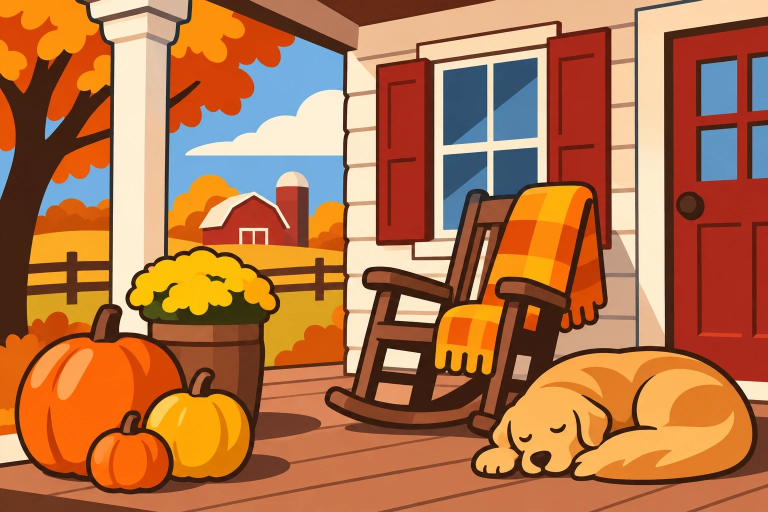
#> input picture research/segment/src/autumn-porch.jpg, 1536 x 1024 px (shown at 1/2 size)
$ python ink_segment.py src/autumn-porch.jpg src/christmas-market.jpg 5 5 3
#> lines starting #> are read from the running program, lines starting #| are printed output that depends on the picture; after the words box and inside, x2 and y2 are one past the last pixel; in counts of white or black regions, pixels touching at a corner belong together
"""Ink-outline color-by-number: regions are the areas enclosed by the drawing's own ink lines.
The blank page shows the real ink; tapping a region reveals the original shaded pixels inside it."""
import sys, json, time, numpy as np, cv2
src, out = sys.argv[1], sys.argv[2]
INK = int(sys.argv[3]) if len(sys.argv) > 3 else 70      # luminance below this = ink
MIN = int(sys.argv[4]) if len(sys.argv) > 4 else 600      # regions smaller than this merge into a neighbour
N = int(sys.argv[5]) if len(sys.argv) > 5 else 24
t0 = time.time()
img = cv2.imread(src); h, w = img.shape[:2]
#> further down, img is the input picture: shape (1024, 1536, 3); mean B, G, R 73.5, 115.6, 178.7
#> after `h, w = img.shape[:2]`: h = 1024; w = 1536
lab = cv2.cvtColor(img, cv2.COLOR_BGR2LAB)
#> lab: shape (1024, 1536, 3); mean of channels 0, 1, 2 140.4, 150.6, 160.8
L = lab[:, :, 0]
# ink mask: pixels that are dark relative to their surroundings (black-hat) AND thin (line-like)
bh = cv2.morphologyEx(L, cv2.MORPH_BLACKHAT, cv2.getStructuringElement(cv2.MORPH_ELLIPSE, (17, 17)))
cand = ((bh > 28) | (L < INK)).astype(np.uint8)
#> cand: shape (1024, 1536); values 0 (black) and 1 (white), 11.3% white; 254 white regions (130 under 20 px), largest, box (x1, y1, x2, y2) and area: (714, 0, 1407, 735) 52081, (363, 105, 1536, 1024) 45428, (0, 209, 627, 991) 30094
dt = cv2.distanceTransform(cand, cv2.DIST_L2, 5)
thin = (dt <= 5.5).astype(np.uint8)            # strokes up to ~11 px wide count as ink
#> thin: shape (1024, 1536); values 0 (black) and 1 (white), 99.6% white; 205 black regions (169 under 20 px), largest, box (x1, y1, x2, y2) and area: (1212, 61, 1218, 494) 597, (1132, 401, 1182, 594) 538, (542, 537, 618, 548) 411
# keep whole thin strokes: reconstruct candidate components that are mostly thin
nc, cl = cv2.connectedComponents(cand, connectivity=8)
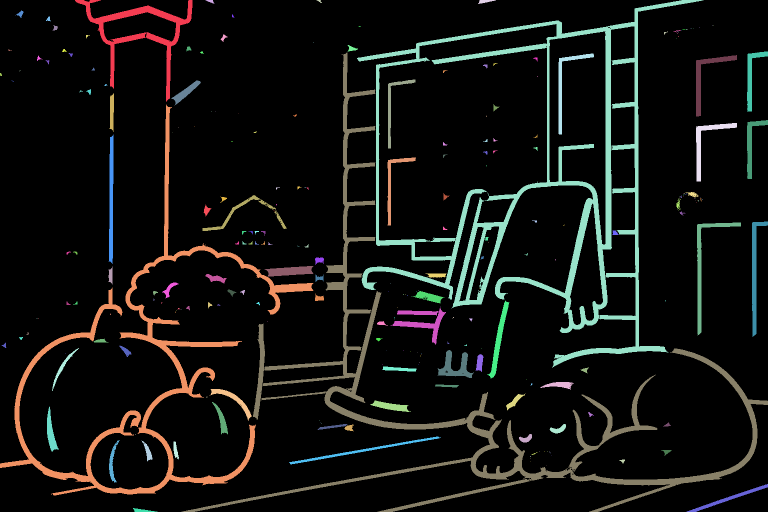
#> cl: shape (1024, 1536) int32 (shown at 1/2 size); 255 distinct labels, from 0 to 254; one colour per label, 0 black
#> nc = 255
frac = np.bincount(cl.ravel(), weights=thin.ravel(), minlength=nc) / np.maximum(np.bincount(cl.ravel(), minlength=nc), 1)
#> frac = 255 values, max 1 at index 0, min 0.707 at index 140, mean 0.995
keep = frac > 0.6; keep[0] = False
ink = keep[cl].astype(np.uint8)
ink = cv2.morphologyEx(ink, cv2.MORPH_CLOSE, np.ones((3, 3), np.uint8))
#> ink: shape (1024, 1536); values 0 (black) and 1 (white), 11.4% white; 212 white regions (93 under 20 px), largest, box (x1, y1, x2, y2) and area: (363, 0, 1536, 1024) 98626, (0, 209, 627, 991) 31739, (150, 0, 385, 204) 7125
# regions = connected components of non-ink
n, labels = cv2.connectedComponents((1 - ink).astype(np.uint8), connectivity=4)
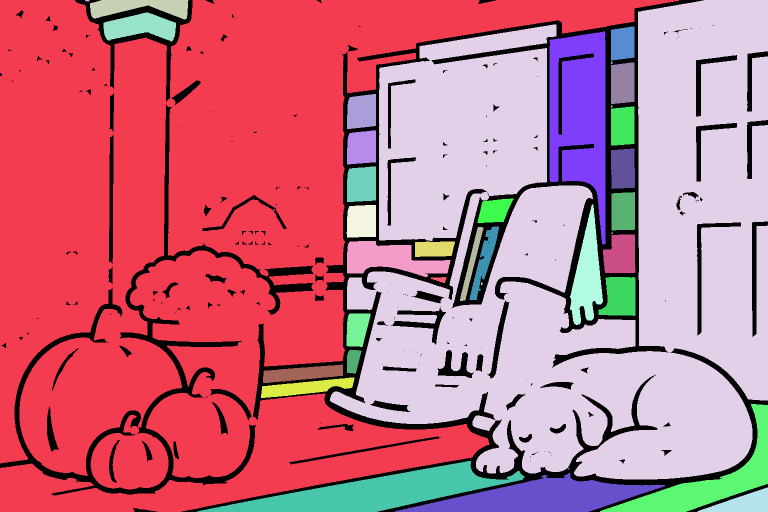
#> labels: shape (1024, 1536) int32 (shown at 1/2 size); 39 distinct labels, from 0 to 38; one colour per label, 0 black
#> n = 39
labels = labels.astype(np.int32)
areas = np.bincount(labels.ravel(), minlength=n)
#> areas = 39 values, max 684428 at index 1, min 9 at index 20, mean 40329.8
# merge small regions into the neighbour they share the longest border with (through the ink)
small = [r for r in range(1, n) if 0 < areas[r] < MIN]
#> small = []
for r in small:
    m = (labels == r).astype(np.uint8)
    ring = cv2.dilate(m, np.ones((7, 7), np.uint8)) - m
    nb = labels[ring > 0]; nb = nb[(nb != r) & (nb > 0)]
    if nb.size: labels[m > 0] = np.bincount(nb).argmax()
#> this loop made 0 passes
# split big un-inked regions by colour (sky/hills/clouds with no ink between them)
MAXF = 0.04
sm = cv2.pyrMeanShiftFiltering(cv2.bilateralFilter(img, 9, 50, 9), 10, 20)
for _ in range(2):
    R0 = labels.max(); areas = np.bincount(labels.ravel(), minlength=R0 + 1)
    big = [r for r in range(1, R0 + 1) if areas[r] > MAXF * h * w]
    if not big: break
    for r in big:
        m = labels == r; ys, xs = np.where(m); y0, y1, x0, x1 = ys.min(), ys.max() + 1, xs.min(), xs.max() + 1
        gs = cv2.ximgproc.segmentation.createGraphSegmentation(sigma=0.8, k=1200, min_size=int(MIN * 4))
        sub = gs.processImage(sm[y0:y1, x0:x1]).astype(np.int32) + 1
        subm = m[y0:y1, x0:x1]
        # smooth sub-boundaries (majority vote) so they are not squiggly
        best = np.zeros(sub.shape, np.float32); out_s = sub.copy()
        for v in np.unique(sub[subm]):
            b = cv2.GaussianBlur((sub == v).astype(np.float32), (0, 0), 6); win = b > best; best[win] = b[win]; out_s[win] = v
        labels[y0:y1, x0:x1][subm] = R0 + out_s[subm]
    _, labels = np.unique(labels, return_inverse=True); labels = labels.reshape(h, w).astype(np.int32)
    # keep ink at 0
    labels[ink > 0] = 0
    # tiny leftovers merge
    R0 = labels.max(); areas = np.bincount(labels.ravel(), minlength=R0 + 1)
    for r in [r for r in range(1, R0 + 1) if 0 < areas[r] < MIN]:
        m = (labels == r).astype(np.uint8); ring = cv2.dilate(m, np.ones((7, 7), np.uint8)) - m; nb = labels[ring > 0]; nb = nb[(nb != r) & (nb > 0)]
        if nb.size: labels[m > 0] = np.bincount(nb).argmax()
#> this loop made 2 passes
#> big on passes 1 to 2: [1, 4], [43, 47]
#> pass 1, `labels = labels.reshape(h, w).astype(np.int32)`:
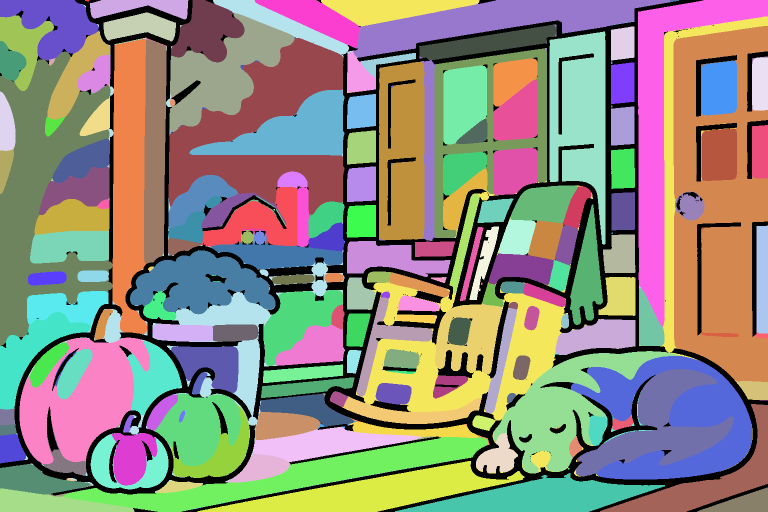
#> labels: shape (1024, 1536) int32 (shown at 1/2 size); 222 distinct labels, from 0 to 221; one colour per label, 0 black
#> after the loop: labels: shape (1024, 1536) int32; 227 distinct labels, from 0 to 237
#> after the loop: m: shape (1024, 1536); values 0 (black) and 1 (white), 0% white in thin lines or dots, all inside (x1, y1, x2, y2) = (982, 945, 988, 947)
#> after the loop:
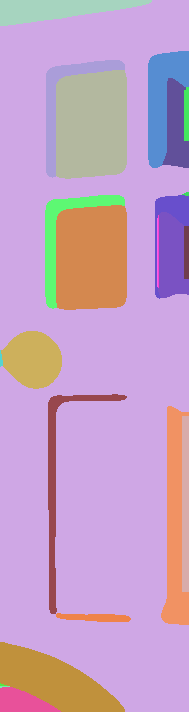
#> out_s: shape (712, 189) int32; 25 distinct labels, from 2 to 79; one colour per label, 0 black
# relabel densely
_, labels = np.unique(labels, return_inverse=True); labels = labels.reshape(h, w).astype(np.int32)
#> after `labels = labels.reshape(h, w).astype(np.int32)`:
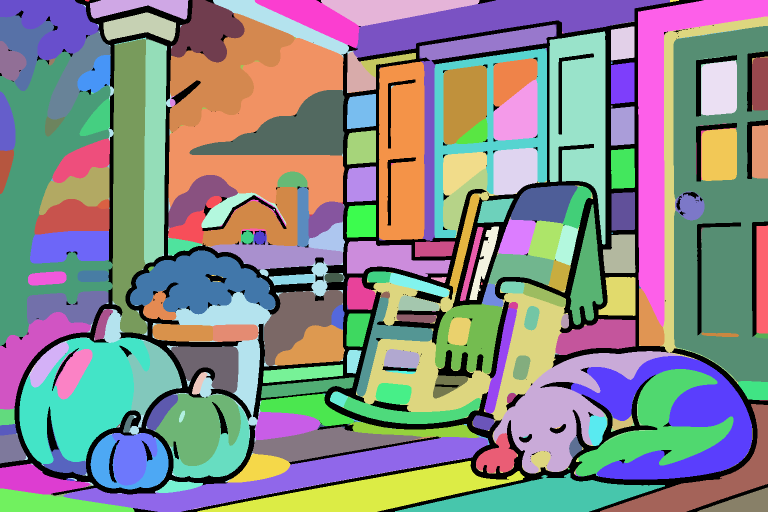
#> labels: shape (1024, 1536) int32 (shown at 1/2 size); 227 distinct labels, from 0 to 226; one colour per label, 0 black
# ink pixels get label 0; assign them to nearest region for hit-testing/reveal
R = labels.max()
#> R = 226
# palette: dominant colour per region (median Lab of non-ink pixels), k-means to N
flat = labels.ravel(); labf = lab.reshape(-1, 3).astype(np.float32)
cnt = np.bincount(flat, minlength=R + 1).astype(np.float64)
#> cnt = 227 values, max 179286 at index 0, min 5 at index 222, mean 6928.9
means = np.stack([np.bincount(flat, weights=labf[:, c], minlength=R + 1) for c in range(3)], 1) / np.maximum(cnt, 1)[:, None]
#> means = 227 rows, first 8: [64.48, 145.7, 148.9], [109.3, 143, 146.3], [222.1, 131.6, 143.6], [221, 132.5, 145.7], [209, 138.9, 155], [96.72, 179.1, 167.9], [122.9, 146.5, 151.3], [219.2, 136.8, 154.7]
crit = (cv2.TERM_CRITERIA_EPS + cv2.TERM_CRITERIA_MAX_ITER, 50, 0.5)
_, assign, centers = cv2.kmeans(means[1:].astype(np.float32), N, None, crit, 5, cv2.KMEANS_PP_CENTERS)
#> assign = 226 values, max 2 at index 15, min 0 at index 0, mean 1.12; centers = [[93.4, 150.6, 149], [208.9, 133, 146.3], [156.4, 162.7, 184.4]]
rc = np.concatenate([[0], assign.ravel()])
#> rc = 227 values, max 2 at index 16, min 0 at index 0, mean 1.11
pal_bgr = cv2.cvtColor(centers.reshape(1, -1, 3).astype(np.uint8), cv2.COLOR_LAB2BGR)[0]
#> pal_bgr = [[53, 71, 127], [169, 199, 223], [45, 121, 222]]
# page: white with the real ink lines, numbers in each region
page = np.full((h, w, 3), 255, np.uint8)
#> page: shape (1024, 1536, 3); every value is 255
bnd = np.zeros((h, w), np.uint8); bnd[:, :-1] |= ((labels[:, :-1] != labels[:, 1:]) & (labels[:, :-1] > 0) & (labels[:, 1:] > 0)); bnd[:-1, :] |= ((labels[:-1, :] != labels[1:, :]) & (labels[:-1, :] > 0) & (labels[1:, :] > 0))
#> after `bnd[:, :-1] |= (labels[:, :-1] != labels[:, 1:]) & (labels[:, :-1] > 0`: bnd: shape (1024, 1536); values 0 (black) and 1 (white), 0.95% white in thin lines or dots
#> after `bnd[:-1, :] |= (labels[:-1, :] != labels[1:, :]) & (labels[:-1, :] > 0`: bnd: shape (1024, 1536); values 0 (black) and 1 (white), 1.7% white in thin lines or dots
page[cv2.dilate(bnd, np.ones((2, 2), np.uint8)) > 0] = (150, 150, 150)
page[ink > 0] = (40, 40, 40)
font = cv2.FONT_HERSHEY_SIMPLEX; scale = 0.5; regions = []; placed = 0
for r in range(1, R + 1):
    m = (labels == r).astype(np.uint8)
    dt = cv2.distanceTransform(m, cv2.DIST_L2, 5); y, x = np.unravel_index(dt.argmax(), dt.shape); rad = float(dt.max())
    regions.append({'id': r, 'c': int(rc[r]), 'area': int(m.sum()), 'x': int(x), 'y': int(y), 'r': round(rad, 1)})
    txt = str(int(rc[r]) + 1); (tw, th), _ = cv2.getTextSize(txt, font, scale, 1)
    if max(tw, th) <= rad * 2.0:
        cv2.putText(page, txt, (int(x - tw / 2), int(y + th / 2)), font, scale, (30, 30, 30), 1, cv2.LINE_AA); placed += 1
#> this loop made 226 passes
#> (y, x, rad, txt) on passes 1 to 12: (0, 175, 3, '1'), (0, 348, 28.39, '2'), (45, 290, 19.77, '2'), (80, 1245, 24, '2'), (161, 1167, 44, '1'), (124, 1223, 2, '1'), (151, 1245, 24, '2'), (220, 723, 29, '2'), (212, 1223, 2, '1'), (239, 1245, 24, '2'), (292, 723, 29, '2'), (322, 1245, 24, '2')
#> (y, x, rad) on passes 61, 62, 64, 65, 66, 67: (146, 1535, 32), (155, 1019, 32.59), (457, 0, 69.39), (161, 1438, 36), (201, 815, 34), (159, 717, 24)
#> m: shape (1024, 1536); values 0 (black) and 1 (white), 0% white in thin lines or dots, all inside (x1, y1, x2, y2) = (1015, 785, 1032, 792)
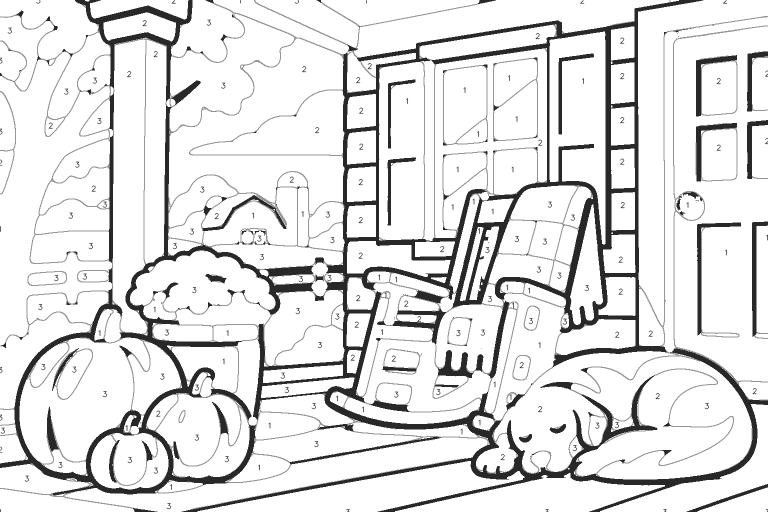
#> page: shape (1024, 1536, 3) (shown at 1/2 size); min 35, max 255, mean 226
#> after the loop, placed = 165; regions = 226 items
cv2.imwrite(f'{out}_page.png', page)
show = np.random.default_rng(1).random(R + 1) < 0.5; show[0] = True
half = np.where(show[labels][..., None], img, page); half[ink > 0] = img[ink > 0]; cv2.imwrite(f'{out}_half.jpg', half, [cv2.IMWRITE_JPEG_QUALITY, 88])
#> after `half = np.where(show[labels][..., None], img, page)`:
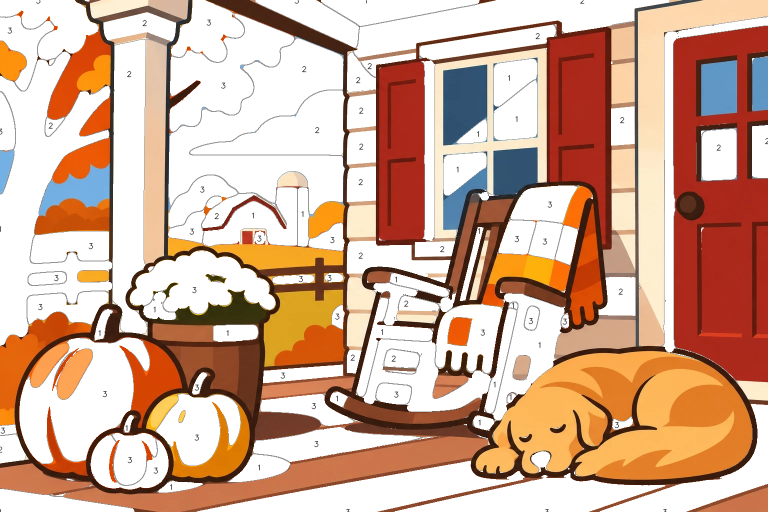
#> half: shape (1024, 1536, 3) (shown at 1/2 size); mean B, G, R 150.1, 171.6, 209.3
json.dump({'n': N, 'w': w, 'h': h, 'palette': [[int(v) for v in c[::-1]] for c in pal_bgr], 'regions': regions}, open(f'{out}_regions.json', 'w'))
ar = [r['area'] for r in regions]
#> ar = 226 values, max 84803 at index 216, min 5 at index 221, mean 6166.3
print(f'{out}: regions {R}, numbered {placed}, min {min(ar)}, median {int(np.median(ar))}, largest {max(ar)/(h*w)*100:.1f}%, ink {ink.mean()*100:.1f}% of pixels, {time.time()-t0:.0f}s')
